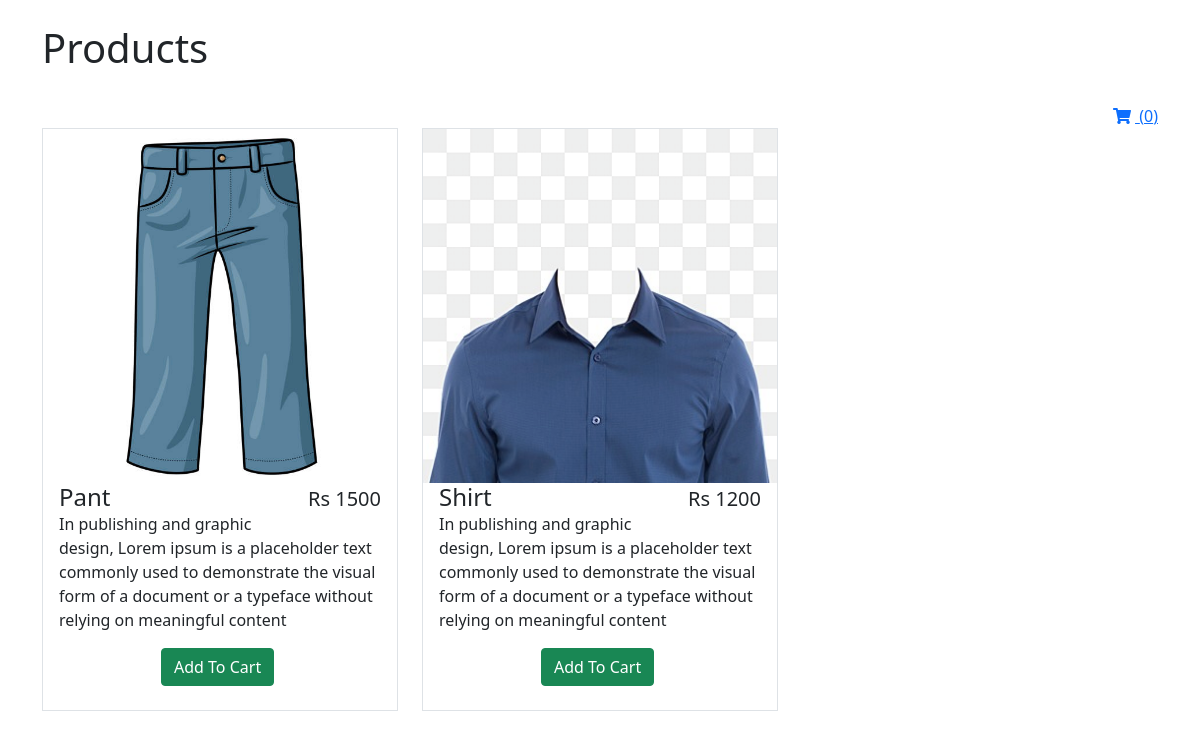
/product, run on the app's committed database.
### tables this page shows
CREATE TABLE `products` (
  `product_id` int(11) NOT NULL,
  `product_name` varchar(255) NOT NULL,
  `product_description` text NOT NULL,
  `product_image` varchar(255) NOT NULL,
  `product_price` int(11) DEFAULT NULL,
  `created_at` timestamp NULL DEFAULT current_timestamp(),
  `updated_at` timestamp NOT NULL DEFAULT current_timestamp(),
  `status` enum('1','0') NOT NULL DEFAULT '1'
);

### application/controllers/Product.php (called while the page is built, shortened)
<?php
    class Product extends CI_Controller{
       public function __construct(){
            $this->load->library("cart");
       }
        public function index(){
            $data = [];
            $data["product"] = $this->Product_model->getRows();
            $this->load->view("product/product",$data);
        }
    }
?>

### index.php (called while the page is built, shortened)
<?php
require_once BASEPATH.'core/CodeIgniter.php';

### application/models/Product_model.php (called while the page is built, shortened)
<?php
    class Product_model extends CI_Model{
        public function getRows($id=''){
            $this->db->select("*");
            $this->db->from("products");
            $this->db->where("status",'1');
            if($id){
                $this->db->where("product_id",$id);
                $query = $this->db->get();
                if($query){
                    return $query->row_array();
                }else{
                    return false;
                }
            }else{
                $this->db->order_by("product_name","asc");
                $query = $this->db->get();
                if($query){
                    return $query->result_array();
                }else{
                    return false;
                }
            }
        }
    }
?>

### application/views/product/product.php (the view, shortened to what this page needs)
<!DOCTYPE html>
<html lang="en">
<head>
    <link rel="stylesheet" href="<?php echo base_url()."assets/css/bootstrap.min.css"?>">
    <link rel="stylesheet" href="<?php echo base_url()."assets/css/all.min.css"?>">
</head>
<body>
        <div class="container">
            <div class="row">
               <div class="col-md-12">
                <h1 class="py-4 ">Products</h1>
                <a href="<?php echo base_url()."cart"?>" class="float-end" >
                    <i class="fas fa-shopping-cart me-1"></i>
                    <span>(<?php echo $this->cart->total_items();?>)</span>
                </a>
               </div>
                <?php if(!empty($product)){
                    foreach($product as $pro){?>
                        <div class="col-md-4 mb-3">
                            <div class="cart border">
                                <div class="cart-header">
                                    <img src="<?php echo base_url()."assets/images/".$pro["product_image"] ?>" class="img-fluid" alt="No Pic">
                                </div>
                                <div class="cart-body">
                                    <h4 class="mt-1 d-inline pl-2 ms-3"><?php echo $pro["product_name"]?></h4>
                                    <h5 class="mt-1 float-end me-3"><?php echo "Rs ". $pro["product_price"]?></h5>
                                        <p class="px-3"><?php echo $pro["product_description"] ?></p>
                                </div>
                                <div class="cart-footer mb-4">
                                    <a href="<?php echo base_url()."addToCart/".$pro["product_id"];?>" type="button" class="btn btn-success offset-4">Add To Cart</a>
                                </div>
                            </div>
                        </div>
                    <?php }
                }?>
            </div>
        </div>
</body>
</html>

### data on the page
products: product_image (picture), product_name "Pant", product_price "1500", product_description "In publishing and graphic design, Lorem ipsum is a placeholder text commonly used to demonstrate the visual form of a document or a typeface without relying on meaningful content"
products: product_image (picture), product_name "Shirt", product_price "1200", product_description "In publishing and graphic design, Lorem ipsum is a placeholder text commonly used to demonstrate the visual form of a document or a typeface without relying on meaningful content"

### other printed values
$this->cart->total_items() "0"
